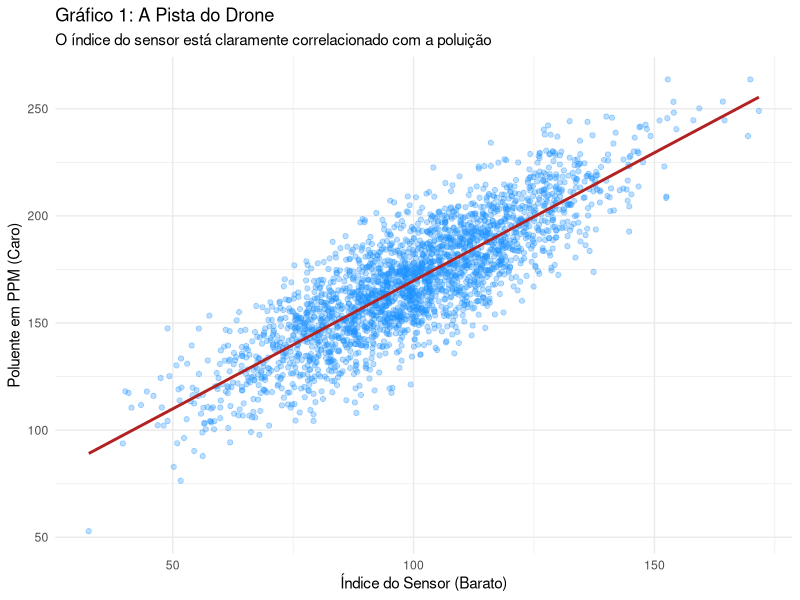
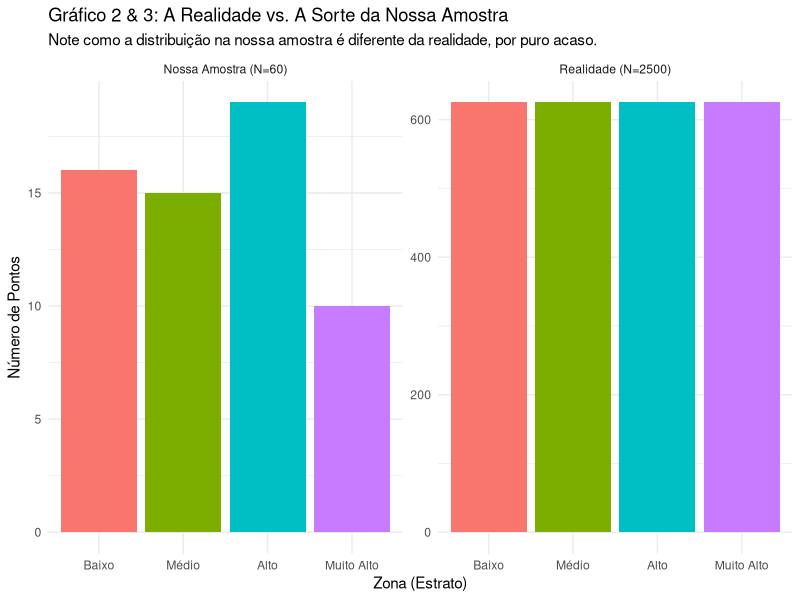

Here is the R script that generated these plots, in order: (Note: this script raises an error after producing the figures.)
## ---- chunk 1
knitr::opts_chunk$set(echo = TRUE, message = FALSE, warning = FALSE, fig.align = 'center')
## ---- chunk 2
# Carregar os pacotes que usaremos
library(dplyr)
library(survey)
library(ggplot2)

# Para que a simulação seja sempre a mesma
set.seed(42)

# Nossos parâmetros
N1 <- 2500 # Pontos do drone (Fase 1)
N2 <- 60   # Análises de laboratório (Fase 2)

# Criar a população de referência (resultados do voo do drone)
fase1_pop <- data.frame(ponto_id = 1:N1)
# Simular a variável auxiliar (índice do sensor)
fase1_pop$indice_sensor <- rnorm(N1, mean = 100, sd = 20)
# Simular a variável de interesse (poluente), correlacionada com a auxiliar
fase1_pop$poluente_ppm <- 50 + 1.2 * fase1_pop$indice_sensor + rnorm(N1, mean = 0, sd = 15)

# --- A VERDADE ABSOLUTA ---
# Como criamos este mundo, podemos calcular o verdadeiro parâmetro que queremos estimar
media_real_poluente <- mean(fase1_pop$poluente_ppm)
## ---- chunk 3
ggplot(fase1_pop, aes(x = indice_sensor, y = poluente_ppm)) +
  geom_point(alpha = 0.3, color = "dodgerblue") +
  geom_smooth(method = "lm", color = "firebrick", se = FALSE) +
  labs(title = "Gráfico 1: A Pista do Drone",
       subtitle = "O índice do sensor está claramente correlacionado com a poluição",
       x = "Índice do Sensor (Barato)",
       y = "Poluente em PPM (Caro)") +
  theme_minimal()
## ---- chunk 4
# --- FASE 1: APRENDENDO A ESTRUTURA DO CAMPO ---
# Dividimos nossa população em 4 "zonas" ou "estratos" com base no índice do sensor
quantis <- quantile(fase1_pop$indice_sensor, probs = c(0, 0.25, 0.5, 0.75, 1))
fase1_pop$estrato_sensor <- cut(fase1_pop$indice_sensor, 
                                breaks = quantis, 
                                include.lowest = TRUE, 
                                labels = c("Baixo", "Médio", "Alto", "Muito Alto"))

# Agora, calculamos o tamanho real de cada zona. Esta é a informação preciosa da Fase 1.
tamanhos_reais_estratos <- table(fase1_pop$estrato_sensor)


# --- FASE 2: A ANÁLISE DE LABORATÓRIO ---
# Selecionamos aleatoriamente 60 pontos para a análise cara.
amostra_fase2 <- slice_sample(fase1_pop, n = N2)

# Atribuímos os pontos da nossa amostra às zonas que definimos
amostra_fase2$estrato_sensor <- cut(amostra_fase2$indice_sensor, 
                                    breaks = quantis, 
                                    include.lowest = TRUE, 
                                    labels = c("Baixo", "Médio", "Alto", "Muito Alto"))
## ---- chunk 5
# Preparar dados para os gráficos
pop_df <- as.data.frame(tamanhos_reais_estratos)
names(pop_df) <- c("Estrato", "Contagem")
pop_df$Tipo <- "Realidade (N=2500)"

amostra_df <- as.data.frame(table(amostra_fase2$estrato_sensor))
names(amostra_df) <- c("Estrato", "Contagem")
amostra_df$Tipo <- "Nossa Amostra (N=60)"

# Combinar para plotar
plot_data <- rbind(pop_df, amostra_df)

ggplot(plot_data, aes(x = Estrato, y = Contagem, fill = Estrato)) +
  geom_bar(stat = "identity") +
  facet_wrap(~Tipo, scales = "free_y") +
  labs(title = "Gráfico 2 & 3: A Realidade vs. A Sorte da Nossa Amostra",
       subtitle = "Note como a distribuição na nossa amostra é diferente da realidade, por puro acaso.",
       x = "Zona (Estrato)", y = "Número de Pontos") +
  theme_minimal() +
  theme(legend.position = "none")
## ---- chunk 6
# 1. Preparar o objeto com as contagens populacionais, com os nomes de coluna corretos
pop_counts_df <- as.data.frame(tamanhos_reais_estratos)
colnames(pop_counts_df) <- c("estrato_sensor", "Freq") # Esta etapa é crucial!

# 2. Adicionar o peso inicial à nossa amostra da Fase 2
# O peso reflete a probabilidade de seleção: N1 / N2
amostra_fase2$peso_inicial <- N1 / N2

# 3. Criar o objeto de desenho inicial. Ele descreve nossa amostra de 60 pontos.
design_inicial <- svydesign(ids = ~1, 
                            weights = ~peso_inicial, 
                            data = amostra_fase2)

# 4. PÓS-ESTRATIFICAR! Esta é a etapa mágica.
# "Corrigimos" nosso desenho inicial usando a informação da população (Fase 1).
design_final_poststrat <- postStratify(design = design_inicial,
                                       strata = ~estrato_sensor,
                                       population = pop_counts_df)

# 5. Estimar a média usando nosso desenho "inteligente" e corrigido.
estimativa_final <- svymean(~poluente_ppm, design_final_poststrat)
## ---- chunk 7
# Calcular a estimativa ingênua
media_ingenua <- mean(amostra_fase2$poluente_ppm)

# Organizar os resultados para um gráfico final
resultados_df <- data.frame(
  Metodo = c("Média Real\n(A Verdade)", "Estimativa Ingênua\n(60 Amostras)", "Estimativa Inteligente\n(Pós-Estratificada)"),
  Valor = c(media_real_poluente, media_ingenua, coef(estimativa_final)),
  Erro_Inferior = c(NA, NA, confint(estimativa_final)),
  Erro_Superior = c(NA, NA, confint(estimativa_final))
)

# Reordenar para uma melhor visualização
resultados_df$Metodo <- factor(resultados_df$Metodo, levels = c("Estimativa Ingênua\n(60 Amostras)", "Estimativa Inteligente\n(Pós-Estratificada)", "Média Real\n(A Verdade)"))

ggplot(resultados_df, aes(x = Metodo, y = Valor, fill = Metodo)) +
  geom_bar(stat = "identity") +
  geom_errorbar(aes(ymin = Erro_Inferior, ymax = Erro_Superior), width = 0.2, size = 1) +
  geom_hline(aes(yintercept = media_real_poluente), linetype = "dashed", color = "black", size = 1) +
  labs(title = "Gráfico 4: O Veredito Final",
       subtitle = "A estimativa inteligente está muito mais próxima da verdade.",
       x = "Método de Estimação", y = "Nível Médio de Poluente (PPM)") +
  theme_classic() +
  theme(legend.position = "none",
        axis.text.x = element_text(angle = 0, vjust = 0.5, size=10)) +
  scale_fill_manual(values = c("firebrick", "dodgerblue", "darkgrey"))
